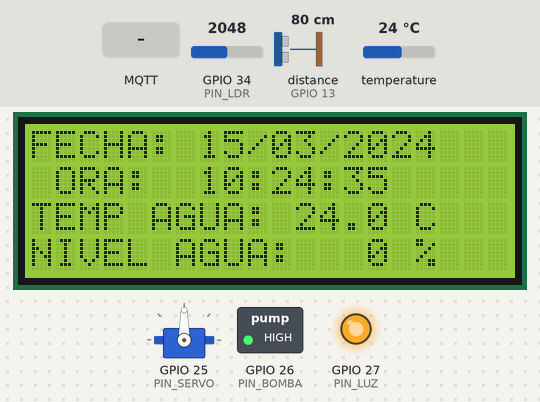
Recording of a sketch running on a simulated ESP32. On the bench: servo, 20×4 character LCD, switched loads named in the sketch (green lamp = pin HIGH), output pins drawn as LEDs (lit = HIGH). The test bench sets the inputs (shaded band); at power-on: GPIO 34 (PIN_LDR) = 2048, distance to the obstacle (sensor on GPIO 13) 80 cm, temperature 24 °C. The echo pulse lasts 58.3 µs per cm; WiFi joins after 1.5 s; servers stay silent unless stated; the local clock reads 2024-03-15 10:24:30 at power-on unless the sketch sets it; storage starts empty; no MQTT or app messages arrive unless stated; pins used as bus, display or sensor lines are not drawn; what the sketch prints to the serial monitor is not drawn.

Above: at 6.4 s.
6.5 s: GPIO 34 (PIN_LDR) set to 2166
12.3 s: GPIO 34 (PIN_LDR) set to 2242
At 16.6 s:
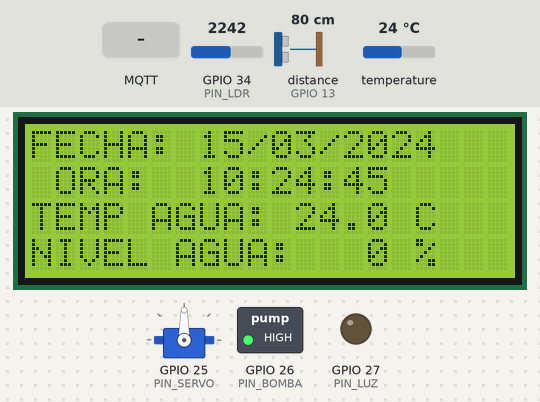
22.3 s: MQTT message "1" arrives on the first subscribed topic
At 22.9 s:
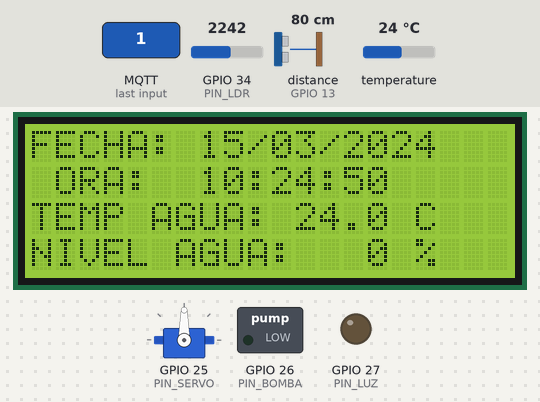
32.3 s: distance to the obstacle (sensor on GPIO 13) set to 2 cm
At 36.4 s:
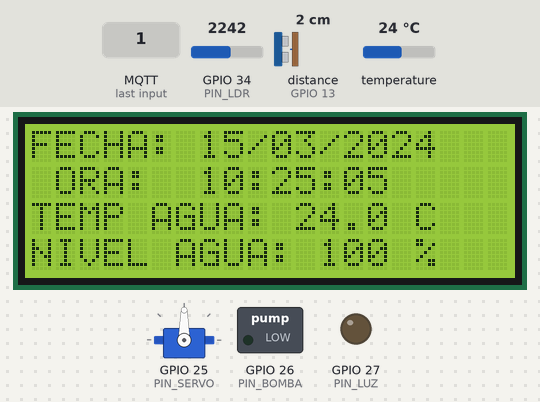
42.3 s: MQTT message "1" arrives on the second subscribed topic
At 43.2 s:
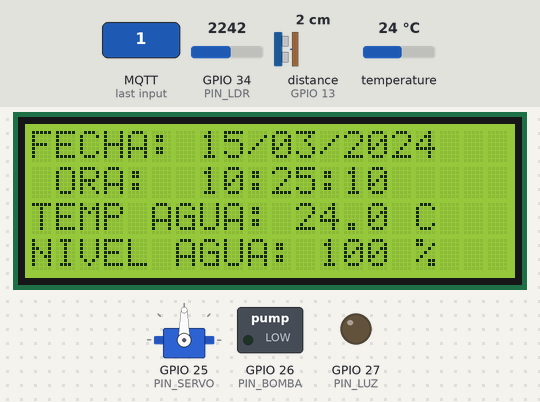
44.1 s: temperature set to 12 °C
At 46.4 s:
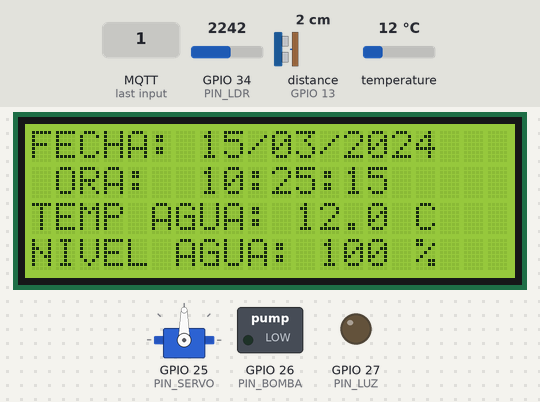
Timing chart, 0 to 47.9 s (numbered marks = the images above; inputs shaded):
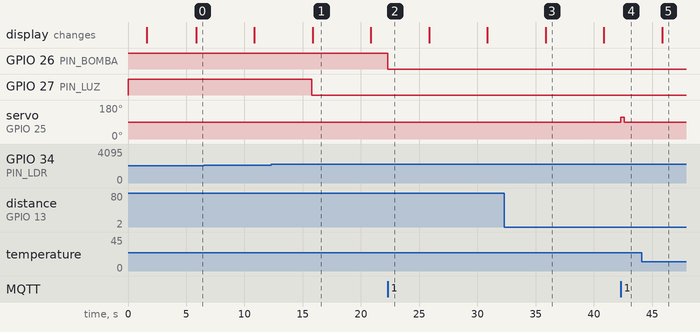

The sketch:

pecera_iot.ino
```cpp
#include <Arduino.h>
#include <WiFi.h>
#include <PubSubClient.h>
#include <ESP32Servo.h>
#include <OneWire.h>
#include <DallasTemperature.h>
#include "Config.h"
#include "TimeManager.h"
#include "Storage.h"

// Instanciación de Hardware y Red
WiFiClient espClient;
PubSubClient mqtt(espClient);
TimeManager rtcYDisplay;
Storage tarjetaSD;
Servo comederoServo;

// Configuración de Sensores Clave
OneWire oneWire(PIN_DS18B20);
DallasTemperature sensors(&oneWire);

// Estados de Actuadores y Banderas de Eventos (Requerimiento b.ii)
bool statusLuz = false;
bool statusBomba = false;
bool cambioLuzDetectado = false;
bool cambioBombaDetectada = false;

unsigned long tiempoUltimoCambioLuz = 0;
unsigned long tiempoUltimoCambioBomba = 0;

// Gestor de Tareas sin delay (Requerimiento b.iv)
unsigned long previousMillisSensors = 0;
const unsigned long intervalSensors = 5000; // Cada 5 segundos un ciclo

// ---- FUNCIONES AUXILIARES DE LECTURA REAL DEL HARDWARE ----

// 1. Lectura Real del Sensor de Temperatura DS18B20
float leerTemperaturaReal() {
    sensors.requestTemperatures();
    float temp = sensors.getTempCByIndex(0);
    if (temp == DEVICE_DISCONNECTED_C) {
        Serial.println("Error: Sensor DS18B20 desconectado.");
        return 25.0; // Valor seguro por defecto en caso de falla de hardware
    }
    return temp;
}

// 2. Lectura y Cálculo Real del Porcentaje de Agua (HC-SR04)
float leerNivelAguaReal() {
    digitalWrite(PIN_TRIG, LOW);
    delayMicroseconds(2);
    digitalWrite(PIN_TRIG, HIGH);
    delayMicroseconds(10);
    digitalWrite(PIN_TRIG, LOW);

    // Mide la duración del pulso en el pin ECHO (en microsegundos)
    long duracion = pulseIn(PIN_ECHO, HIGH, 30000); // Timeout de 30ms para evitar bloqueos

    // Conversión matemática a distancia en centímetros
    float distancia = (duracion * 0.0343) / 2;

    // Mapeo lineal basado en las dimensiones de tu contenedor previo (cm)
    float DISTANCIA_VACIO = 13;
    float DISTANCIA_LLENO = 4;

    if (duracion == 0 || distancia >= DISTANCIA_VACIO) return 0.0;
    if (distancia <= DISTANCIA_LLENO) return 100.0;

    float porcentaje = 100.0 - ((distancia - DISTANCIA_LLENO) / (DISTANCIA_VACIO - DISTANCIA_LLENO) * 100.0);
    return porcentaje;
}

// ---- CONFIGURACIÓN DE RED ASÍNCRONA ----
void setupWiFi() {
    WiFi.begin(WIFI_SSID, WIFI_PASSWORD);
    while (WiFi.status() != WL_CONNECTED) { delay(100); }
}

void callbackMQTT(char* topic, byte* payload, unsigned int length) {
    String mensaje = "";
    for (unsigned int i = 0; i < length; i++) { mensaje += (char)payload[i]; }

    unsigned long tiempoActual = millis();

    if (String(topic) == TOPIC_CTRL_BOMBA) {
        bool nuevoEstado = (mensaje == "1");
        if (nuevoEstado != statusBomba) {
            statusBomba = nuevoEstado;
            // CORRECCIÓN: Lógica inversa para el relé (LOW enciende, HIGH apaga)
            digitalWrite(PIN_BOMBA, statusBomba ? LOW : HIGH);
            cambioBombaDetectada = true;
        }
    }
    else if (String(topic) == TOPIC_CTRL_FEED) {
        if (mensaje == "1") {
            comederoServo.write(115); // Ángulo de barrido mecánico (Abrir)
            delay(300);               // Pulso síncrono corto controlado
            comederoServo.write(90);  // Cerrar compuerta
        }
    }
}

void reconnectMQTT() {
    while (!mqtt.connected()) {
        if (mqtt.connect("ESP32_Pecera_Prototipo")) {
            mqtt.subscribe(TOPIC_CTRL_BOMBA);
            mqtt.subscribe(TOPIC_CTRL_FEED);
        } else {
            delay(2000);
        }
    }
}

// ---- ORQUESTACIÓN PRINCIPAL ----
void setup() {
    Serial.begin(115200);

    // Configuración de Direcciones Eléctricas
    pinMode(PIN_BOMBA, OUTPUT);
    pinMode(PIN_LUZ, OUTPUT);
    pinMode(PIN_TRIG, OUTPUT);
    pinMode(PIN_ECHO, INPUT);

    // CORRECCIÓN: Inicializar relés apagados (En ALTO debido a la lógica inversa)
    digitalWrite(PIN_BOMBA, HIGH);
    digitalWrite(PIN_LUZ, HIGH);

    comederoServo.attach(PIN_SERVO);
    comederoServo.write(90);

    sensors.begin(); // Inicializa bus OneWire de temperatura
    setupWiFi();

    mqtt.setServer(MQTT_BROKER, MQTT_PORT);
    mqtt.setCallback(callbackMQTT);

    rtcYDisplay.init();
    tarjetaSD.init();
}

void loop() {
    if (!mqtt.connected()) { reconnectMQTT(); }
    mqtt.loop();

    unsigned long currentMillis = millis();

    // TAREA DE ADQUISICIÓN Y LOGGING (SIN DELAY)
    if (currentMillis - previousMillisSensors >= intervalSensors) {
        previousMillisSensors = currentMillis;

        // LECTURAS ADQUIRIDAS DIRECTAMENTE DEL HARDWARE REAL
        float temperaturaAgua = leerTemperaturaReal();
        float nivelAguaPorcentaje = leerNivelAguaReal();
        int luzAmbiental = analogRead(PIN_LDR); // Lectura directa analógica del LDR (0 a 4095)

        // ---- CORRECCIÓN DEL CONTROL AUTOMÁTICO DE RELÉ MEDIANTE SENSOR LDR ----
        // Cambiado a '<': Si el valor cae por debajo del umbral, hay oscuridad y se prende la lámpara.
        int UMBRAL_OSCURIDAD = 2200;

        if (luzAmbiental < UMBRAL_OSCURIDAD) {
            if (statusLuz == true) {
                statusLuz = false;
                digitalWrite(PIN_LUZ, HIGH); // LOW enciende el relay físico de la lámpara (Lógica Inversa)
                cambioLuzDetectado = true;

                mqtt.publish(TOPIC_CTRL_LUZ, "0");
            }
        } else {
            if (statusLuz == false) {
                statusLuz = true;
                digitalWrite(PIN_LUZ, LOW); // HIGH apaga el relay físico de la lámpara (Lógica Inversa)
                cambioLuzDetectado = true;

                mqtt.publish(TOPIC_CTRL_LUZ, "1");
            }
        }
        // -----------------------------------------------------------

        // 1. Actualización inmediata de la LCD Física
        rtcYDisplay.updateDisplay(temperaturaAgua, nivelAguaPorcentaje);

        // 2. Envío Real por MQTT hacia la App de React Native
        StaticJsonDocument<200> jsonMqtt;
        jsonMqtt["temperature"] = temperaturaAgua;
        jsonMqtt["waterLevel"] = nivelAguaPorcentaje;
        jsonMqtt["lightStatus"] = statusLuz;

        char bufferMqtt[200];
        serializeJson(jsonMqtt, bufferMqtt);
        mqtt.publish(TOPIC_TELEMETRIA, bufferMqtt);

        // 3. Estructuración del Registro para la Tarjeta MicroSD
        StaticJsonDocument<550> jsonSD;
        jsonSD["timestamp"] = rtcYDisplay.getTimestamp();
        jsonSD["temperature"] = temperaturaAgua;
        jsonSD["water_level"] = nivelAguaPorcentaje;
        jsonSD["raw_ldr"] = luzAmbiental;

        // CRITERIO b.ii: Inyección Anidada Condicional de Actuadores
        if (cambioLuzDetectado) {
            JsonObject nodoLuz = jsonSD.createNestedObject("actuator_event");
            nodoLuz["dispositivo"] = "ILUMINACION_LED";
            nodoLuz["estado"] = statusLuz ? "ENCENDIDO" : "APAGADO";
            nodoLuz["tiempo_en_estado_anterior_ms"] = currentMillis - tiempoUltimoCambioLuz;

            tiempoUltimoCambioLuz = currentMillis;
            cambioLuzDetectado = false;
        }

        if (cambioBombaDetectada) {
            JsonObject nodoBomba = jsonSD.createNestedObject("actuator_event");
            nodoBomba["dispositivo"] = "BOMBA_RELE";
            nodoBomba["estado"] = statusBomba ? "ENCENDIDO" : "APAGADO";
            nodoBomba["tiempo_en_estado_anterior_ms"] = currentMillis - tiempoUltimoCambioBomba;

            tiempoUltimoCambioBomba = currentMillis;
            cambioBombaDetectada = false;
        }

        // Almacenamiento físico en formato de texto plano JSON dentro de la MicroSD
        tarjetaSD.appendLog(jsonSD);
    }
}
```

Storage.h
```cpp
#ifndef STORAGE_H
#define STORAGE_H

#include <FS.h>
#include <SD.h>
#include <SPI.h>
#include <ArduinoJson.h>
#include "Config.h"

class Storage {
public:
    bool init() {
        if (!SD.begin(PIN_SD_CS)) {
            Serial.println("Error crítico: Tarjeta o lector MicroSD no detectado.");
            return false;
        }
        Serial.println("Módulo MicroSD inicializado correctamente.");
        return true;
    }

    // Recibe el objeto JSON estructurado dinámicamente y lo añade al archivo de texto
    void appendLog(const JsonDocument& doc) {
        File file = SD.open("/datalogger.json", FILE_APPEND);
        if (!file) {
            Serial.println("Error al intentar abrir o escribir en datalogger.json");
            return;
        }
        // Serializa el JSON y lo escribe de forma compacta en el archivo de texto de la SD
        serializeJson(doc, file);
        file.println(); // Agrega un salto de línea indispensable para separar los registros
        file.close();
    }
};

#endif
```

TimeManager.h
```cpp
#ifndef TIMEMANAGER_H
#define TIMEMANAGER_H

#include <Wire.h>
#include <RTClib.h>
#include <LiquidCrystal_I2C.h>

class TimeManager {
private:
    RTC_DS1307 rtc;
    LiquidCrystal_I2C lcd;

public:
    // Ajustado a la dirección 0x27, con 20 columnas y 4 filas
    TimeManager() : lcd(0x27, 20, 4) {}

    void init() {
        Wire.begin(21, 22); // Inicializa bus I2C (SDA=GPIO 21, SCL=GPIO 22)
        lcd.init();
        lcd.backlight();
        lcd.clear();

        if (!rtc.begin()) {
            Serial.println("Error crítico: No se detectó el módulo RTC DS1307");
        }

        if (!rtc.isrunning()) {
            Serial.println("RTC no está corriendo. Sincronizando con hora de compilación...");
            rtc.adjust(DateTime(F(__DATE__), F(__TIME__)));
        }
    }

    String getTimestamp() {
        DateTime now = rtc.now();
        char buffer[25];
        sprintf(buffer, "%04d-%02d-%02d %02d:%02d:%02d",
                now.year(), now.month(), now.day(),
                now.hour(), now.minute(), now.second());
        return String(buffer);
    }

    // Actualiza la LCD de 20x4 de forma fija y limpia (Sin parpadeos ni saturar el bus)
    void updateDisplay(float temp, float nivel) {
        DateTime now = rtc.now();

        // Fila 1 (Renglón 0): Fecha (Columna 0 al 19)
        lcd.setCursor(0, 0);
        char filaFecha[21];
        sprintf(filaFecha, "FECHA: %02d/%02d/%04d   ", now.day(), now.month(), now.year());
        lcd.print(filaFecha);
        Serial.println(filaFecha);

        // Fila 2 (Renglón 1): Hora Completa
        lcd.setCursor(0, 1);
        char filaHora[21];
        sprintf(filaHora, "HORA:  %02d:%02d:%02d    ", now.hour(), now.minute(), now.second());
        lcd.print(filaHora);
        Serial.println(filaHora);

        // Fila 3 (Renglón 2): Temperatura del Agua
        lcd.setCursor(0, 2);
        char filaTemp[21];
        sprintf(filaTemp, "TEMP AGUA: %2.1f C    ", temp);
        lcd.print(filaTemp);
        Serial.println(filaTemp);

        // Fila 4 (Renglón 3): Nivel del Tanque del Ultrasónico
        lcd.setCursor(0, 3);
        char filaNivel[21];
        sprintf(filaNivel, "NIVEL AGUA: %3.0f %%   ", nivel);
        lcd.print(filaNivel);
        Serial.println(filaNivel);
    }
};

#endif
```

Config.h
```cpp
#ifndef CONFIG_H
#define CONFIG_H

// ---- ASIGNACIÓN DE PINES CORRECTA Y LIBRE DE CONFLICTOS ----
#define PIN_DS18B20 4   // Se mueve al GPIO 4 (Línea OneWire limpia)
#define PIN_TRIG    12  // Se mueve al GPIO 12 (Trigger del Ultrasónico)
#define PIN_ECHO    13  // Se mueve al GPIO 13 (Echo del Ultrasónico)
#define PIN_LDR     34  // Entrada analógica del sensor de luz (ADC1)

#define PIN_SD_CS   5   // Chip Select exclusivo para la MicroSD (Bus SPI)
// Los pines MOSI (23), MISO (19) y SCK (18) se conectan directo a sus pines nativos

#define PIN_SERVO   25  // Se mueve al GPIO 25 (Salida PWM limpia para el Comedero)
#define PIN_BOMBA   26  // Se mueve al GPIO 26 (Salida digital para Relé de la Bomba)
#define PIN_LUZ     27  // Se mueve al GPIO 27 (Salida digital para el Relé/LED de Luz)

// ---- PARÁMETROS DE RED Y BROKER MQTT ----
const char* const WIFI_SSID = "POCO F7";
const char* const WIFI_PASSWORD = "123456789";
const char* const MQTT_BROKER = "broker.hivemq.com";
const int MQTT_PORT = 1883;

// Tópicos de comunicación con tu App de React Native
#define TOPIC_TELEMETRIA "pecera/telemetria"
#define TOPIC_CTRL_LUZ   "pecera/control/luz"
#define TOPIC_CTRL_BOMBA "pecera/control/bomba"
#define TOPIC_CTRL_FEED  "pecera/control/comida"

#endif
```

Measured:
- the behaviour switches between 2199 and 2200 on GPIO 34 (PIN_LDR) (found by bisection; images 0 and 1)
- after the input at 12.3 s, GPIO 27 (PIN_LUZ): HIGH → LOW after 3.5 s
- after the input at 22.3 s, GPIO 26 (PIN_BOMBA): HIGH → LOW at once
- after the input at 42.3 s, servo on GPIO 25 (PIN_SERVO): 90° → 115° at once, → 90° 0.30 s later
- what the display in image 1 shows lasts 5.0 s, from 15.9 s to 20.9 s
